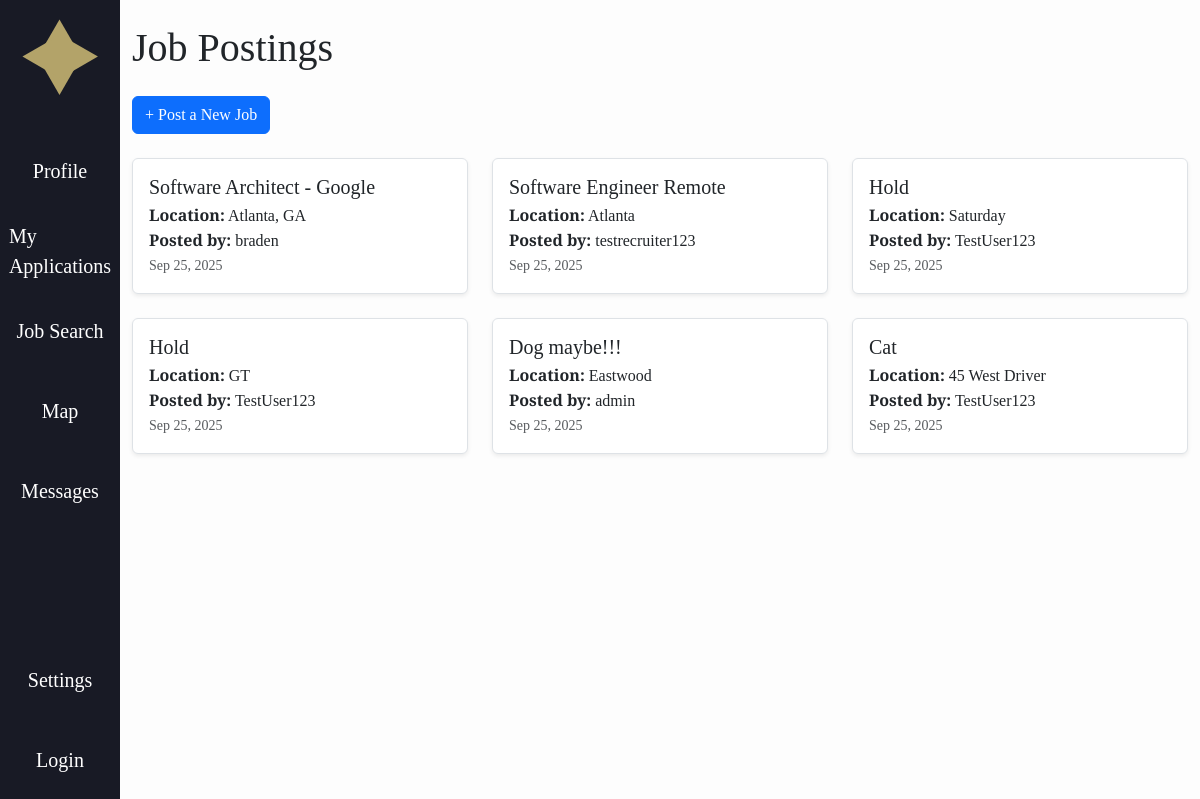
The page /manageposts/ on the database as committed earlier.
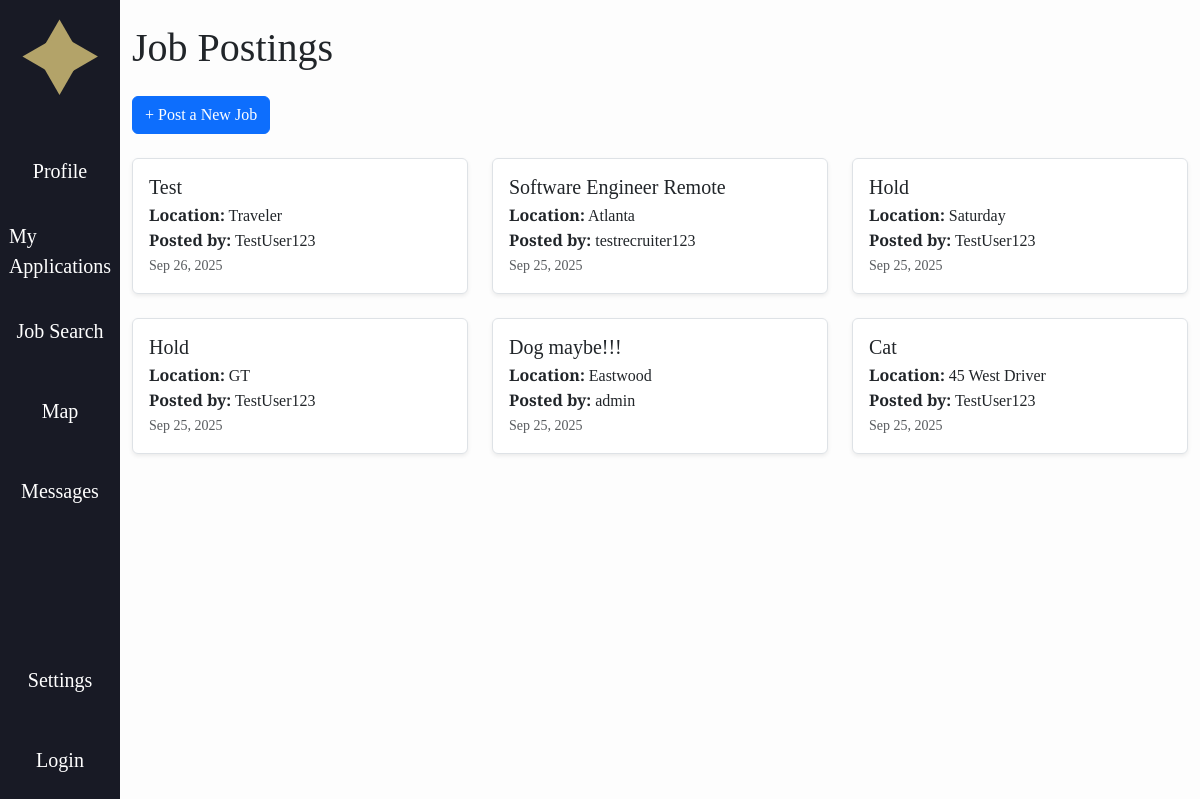
The same page on the database as committed later.
### jobs/models.py (models this page shows, shortened)
class JobPosting(models.Model):
    REMOTE_CHOICES = [
        ("remote", "Remote"),
        ("onsite", "On-site"),
        ("hybrid", "Hybrid"),
    ]
    VISA_CHOICES = [
        ("yes", "Yes"),
        ("no", "No"),
    ]
    title = models.CharField(max_length=200)
    skills = models.TextField(
        help_text="List required skills, separated by commas",
        default=""
    )
    location = models.CharField(max_length=100, default="Not specified")
    min_salary = models.IntegerField(default=0, help_text="Minimum annual salary (USD)")
    max_salary = models.IntegerField(default=0, help_text="Maximum annual salary (USD)")
    remote_or_onsite = models.CharField(
        max_length=20,
        choices=REMOTE_CHOICES,
        default="onsite"
    )
    visa_sponsorship = models.CharField(
        max_length=3,
        choices=VISA_CHOICES,
        default="no"
    )
    posted_by = models.ForeignKey(User, on_delete=models.CASCADE)
    date_posted = models.DateTimeField(auto_now_add=True)

### accounts/models.py (models this page shows)
class CustomUser(AbstractUser):
    ROLE_CHOICES = (
        ("recruiter", "Recruiter"),
        ("user", "User"),
    )
    role = models.CharField(max_length=20, choices=ROLE_CHOICES, default="user")
    fname = models.CharField(max_length=30, blank=True, default='')
    lname = models.CharField(max_length=30, blank=True, default='')
    headline = models.CharField(max_length=255, blank=True, default='')
    skills = models.TextField(blank=True, default='')
    education = models.TextField(blank=True, default='')
    work_experience = models.TextField(blank=True, default='')
    location = models.CharField(max_length=255, blank=True, default='')
    links = models.TextField(blank=True, default='')
    show_headline = models.BooleanField(default=True)
    show_skills = models.BooleanField(default=True)
    show_education = models.BooleanField(default=True)
    show_work_experience = models.BooleanField(default=True)
    show_location = models.BooleanField(default=True)
    show_links = models.BooleanField(default=True)

### Ahome/views.py (the view)
# urls.py: path('manageposts/', views.manageposts, name='Ahome.manageposts'),
def manageposts(request):
    jobs = JobPosting.objects.all().order_by('-date_posted')
    return render(request, 'Ahome/manageposts.html', {'jobs': jobs})

### jobble/context_processors.py (called while the page is built, shortened)
def user_template(request):
    return {"base_template": "base.html"}           # default for anonymous users

### Ahome/templates/Ahome/manageposts.html (shortened to what this page needs)
{% extends base_template %}
{% load static %}
{% block content %}
<div class="container py-4">
	<h1 class="mb-4">Job Postings</h1>
	<div class="mb-4">
		<a href="{% url 'create_job' %}" class="btn btn-primary">+ Post a New Job</a>
	</div>
	<div class="row">
		{% for job in jobs %}
		<div class="col-md-6 col-lg-4 mb-4">
			<div class="card shadow-sm h-100">
				<div class="card-body">
					<h5 class="card-title">{{ job.title }}</h5>
					<p class="card-text">
						<strong>Location:</strong> {{ job.location }}<br>
						<strong>Posted by:</strong> {{ job.posted_by.username }}<br>
						<small class="text-muted">{{ job.date_posted|date:"M d, Y" }}</small>
					</p>
				</div>
			</div>
		</div>
		{% empty %}
		<p>No job postings yet. Be the first to <a href="{% url 'create_job' %}">post one</a>!</p>
		{% endfor %}
	</div>
</div>
{% endblock content %}

Rows that differ between the two databases and show on the page:
removed JobPosting: title "Software Architect - Google", location "Atlanta, GA", posted_by.username "braden", date_posted "Sep 25, 2025"
added JobPosting: title "Test", location "Traveler", posted_by.username "TestUser123", date_posted "Sep 26, 2025"
